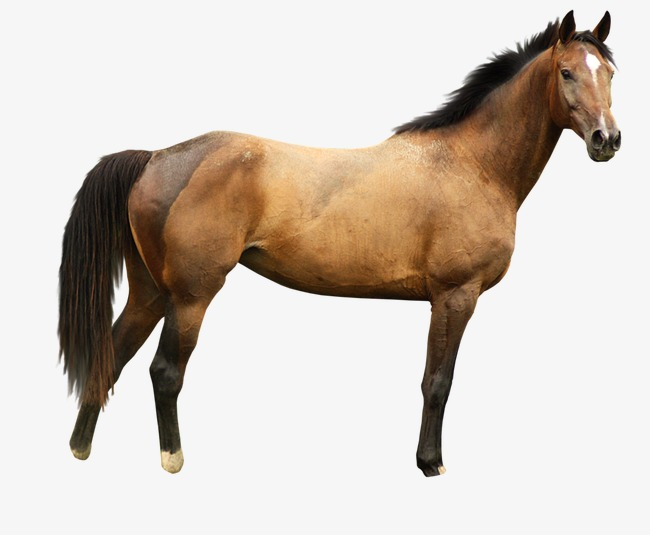
//> input picture Geometric Transformations/horse1.jpg, 650 x 535 px
$ ./main   (built with g++ and OpenCV 4)
//> lines starting //> are read from the running program, lines starting //| are printed output that depends on the picture
#include <iostream>
#include <opencv2/opencv.hpp>

using namespace std;
using namespace cv;

int main()
{
    Mat image = imread("horse1.jpg", CV_LOAD_IMAGE_COLOR);
//> image is the input picture: 535 rows x 650 cols, CV_8UC3; mean B, G, R 190, 199.1, 208.6
    /*
        Scaling is just resizing the image.
        OpenCV comes with a function cv.resize() for this purpose.
        The size of the image can be specified manually, or you
        can specify the scaling factor. Different interpolation
        methods are used. Preferable interpolation methods are
        cv.INTER_AREA for shrinking and cv.INTER_CUBIC (slow) &
        cv.INTER_LINEAR for zooming.

        cv.resize (src, dst, dsize, fx = 0, fy = 0, interpolation = cv.INTER_LINEAR)

        src	- input image
        dst	- output image; it has the size dsize (when it is non-zero) or the size computed from src.size(), fx, and fy; the type of dst is the same as of src.
        dsize - output image size; if it equals zero, it is computed as:
        Either dsize or both fx and fy must be non-zero.

        fx	- scale factor along the horizontal axis; when it equals 0, it is computed as
        (double)dsize.width/src.cols

        fy	- scale factor along the vertical axis; when it equals 0, it is computed as
        (double)dsize.height/src.rows

        In the mathematical field of numerical analysis, interpolation is a method of constructing new data points within the range of a discrete set of known data points.

        Image interpolation occurs when you resize or distort your image from one pixel grid to another. Image resizing is necessary when you need to increase or decrease the total number of pixels, whereas remapping can occur when you are correcting for lens distortion or rotating an image. Zooming refers to increase the quantity of pixels, so that when you zoom an image, you will see more detail.


        INTER_NEAREST - a nearest-neighbor interpolation
        INTER_LINEAR - a bilinear interpolation (used by default)
        INTER_AREA - resampling using pixel area relation. It may be a preferred method for image decimation, as it gives moire’-free results. But when the image is zoomed, it is similar to the INTER_NEAREST method.
        INTER_CUBIC - a bicubic interpolation over 4x4 pixel neighborhood
        INTER_LANCZOS4 - a Lanczos interpolation over 8x8 pixel neighborhood

    */

    Mat scaled_img;
    cv::resize(image, scaled_img, Size(), 0.5, 0.5);

    /*
        Translation:
        Translation is the shifting of object's location. If you know the shift in (x,y) direction, let it be (tx,ty), you can create the transformation matrix M as follows:
        M = [ 1 0 tx ]
            [ 0 1 ty ]

        We use the function: cv.warpAffine (src, dst, M, dsize, flags = cv.INTER_LINEAR, borderMode = cv.BORDER_CONSTANT, borderValue = new cv.Scalar())

        src – input image.
        dst – output image that has the size dsize and the same type as src .
        M – 2\times 3 transformation matrix.
        dsize – size of the output image.
        flags – combination of interpolation methods (see resize() ) and the optional flag WARP_INVERSE_MAP that means that M is the inverse transformation ( \texttt{dst}\rightarrow\texttt{src} ).
        borderMode – pixel extrapolation method (see borderInterpolate()); when borderMode=BORDER_TRANSPARENT , it means that the pixels in the destination image corresponding to the “outliers” in the source image are not modified by the function.
        borderValue – value used in case of a constant border; by default, it is 0.

        The function warpAffine transforms the source image using the specified matrix:

        dst(x,y) = src(m11x + m12y + m13, m21x + m22y + m23)

    */

    Mat translation_image;

    // size of the image
    int width = image.cols;
//> width = 650
    int height = image.rows;
//> height = 535

    Mat matrix = (Mat_<double>(2,3) << 1, 0, 100, 0, 1, -30);

    warpAffine(image, translation_image,matrix,Size(width, height));
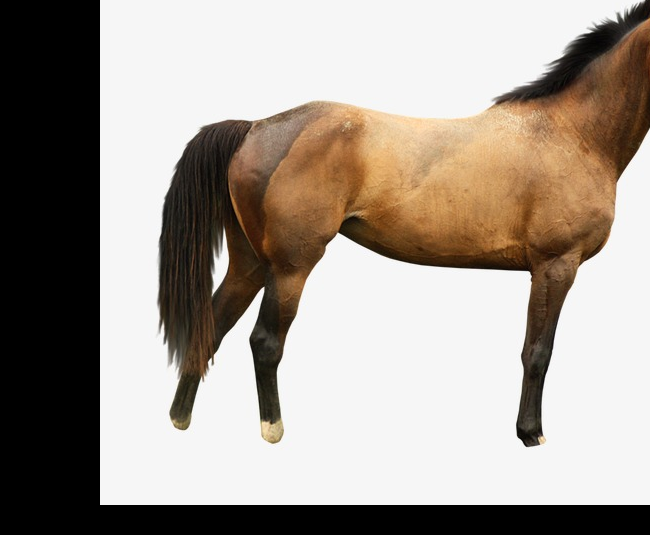
//> translation_image: 535 rows x 650 cols, CV_8UC3; mean B, G, R 144.5, 153.1, 162

    /*
        Rotate image: Rotation of an image for an angle theta is achieved by the transformation matrix of the form
        M = [ cos theta - sin theta ]
            [ sin theta  cos theta  ]

        But OpenCV provides scaled rotation with adjustable center of rotation so that you can rotate at any location you prefer. Modified transformation matrix is given by

        [ alpha beta (1 - alpha) . center . x  - beta . center . y ]
        [ -beta alpha beta . center . x + ( 1 - alpha) . center . y]

        where: alpha = scale . cos theta
               beta = scale . sin theta

        We use the function: getRotationMatrix2D (center, angle, scale)
        center	- center of the rotation in the source image.
        angle	- rotation angle in degrees. Positive values mean counter-clockwise rotation (the coordinate origin is assumed to be the top-left corner).
        scale	- isotropic scale factor.

    */

    Mat rotated_image;
    Mat matr = getRotationMatrix2D(Point(width / 2, width / 2), 90, 1);

    warpAffine(image, rotated_image, matr, Size(width, height));
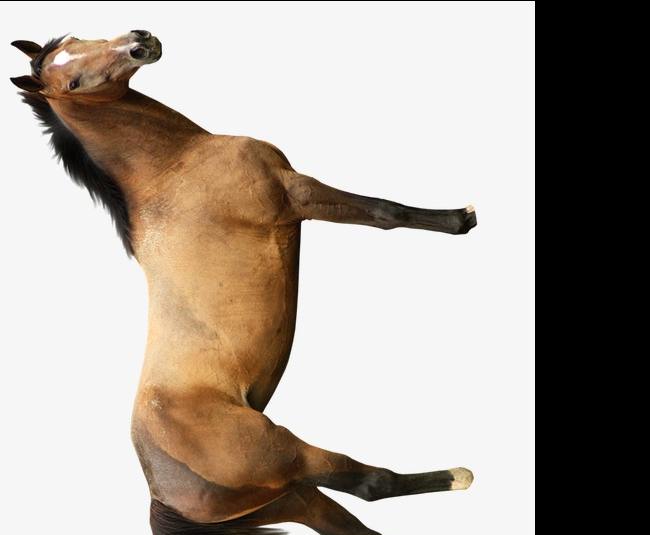
//> rotated_image: 535 rows x 650 cols, CV_8UC3; mean B, G, R 154.1, 162.8, 172
    imshow("Image", image);
    imshow("Scaled Image", scaled_img);
    imshow("Translated Image", translation_image);
    imshow("Rotated Image", rotated_image);


    waitKey();
    return 0;
}
